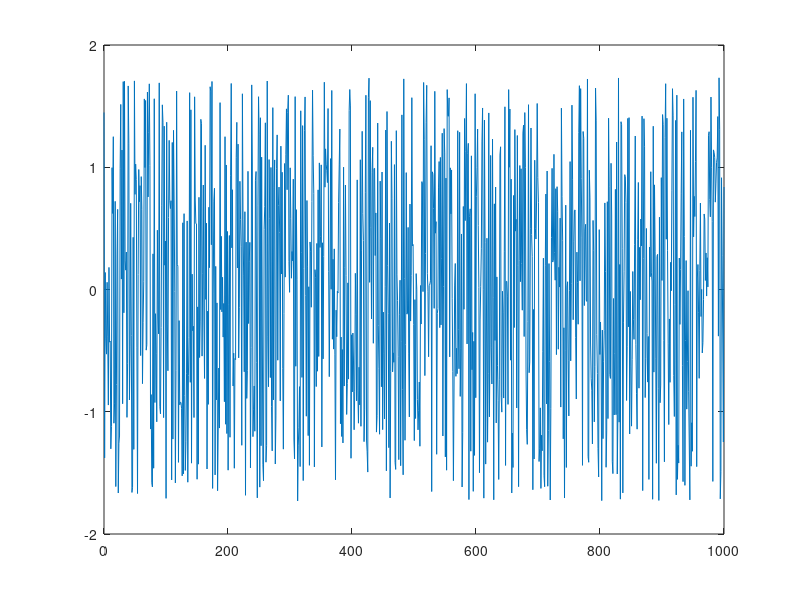
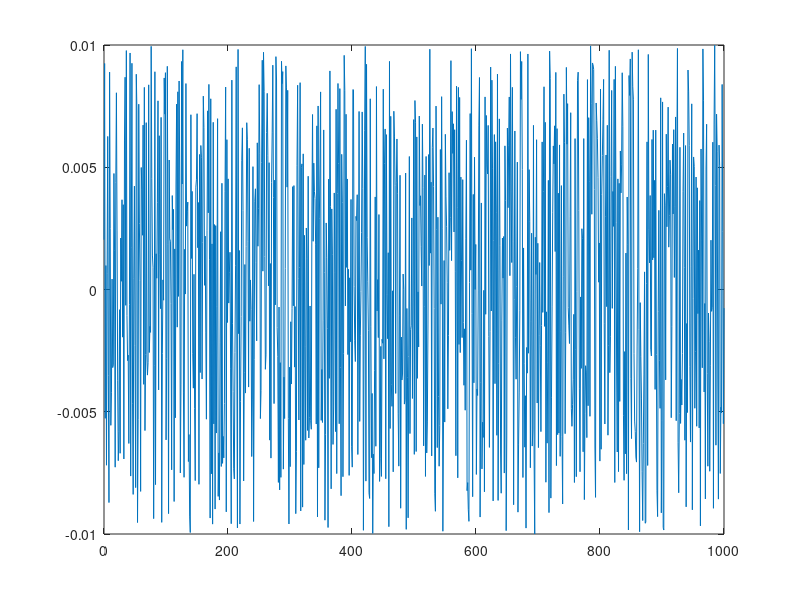
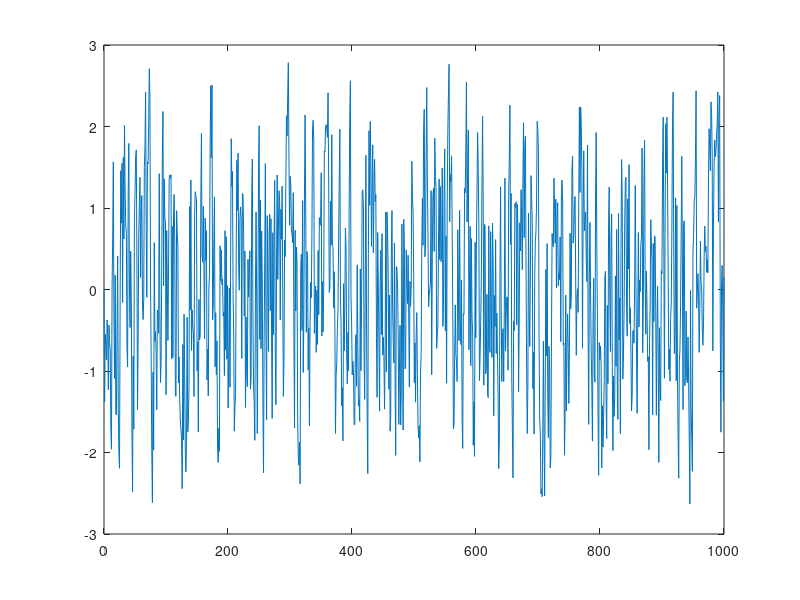
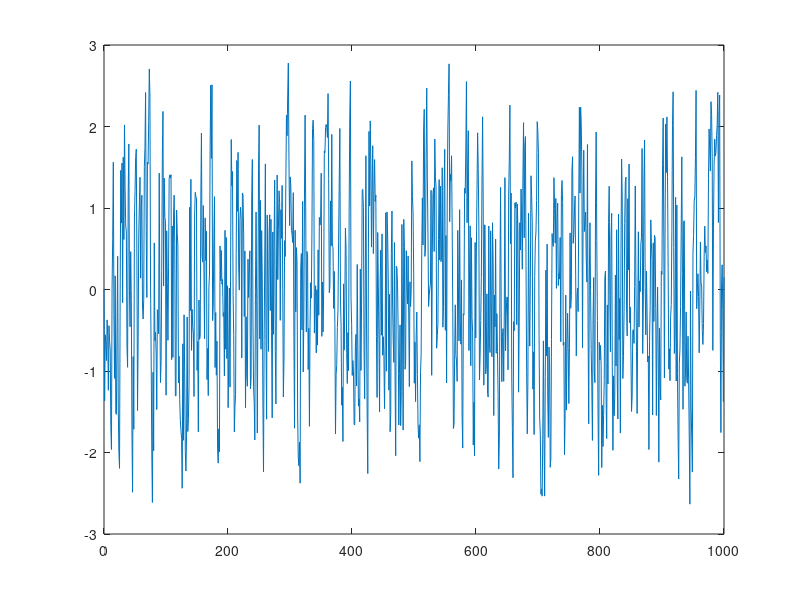

Source code (MATLAB) for these figures, in order:
%Linear Dynamic System with memory
clear all;
close all;
%% Create System
N = 1000; % points
% input function
U = 2 * sqrt(3) * rand(1, N) - sqrt(3); %vector
% noise generate
E = -0.01 + (0.01+0.01)*rand(1,N); %vector
% output function without noise
V = zeros(1,N);
V(1) = 0;
for k = 2:1:N
    V(k) = V(k-1)/2 + U(k);
end
% output function with noise
Y = V + E;
%% Gamma Estimation
GammaN = 100;
GammaDash = zeros(1, GammaN);

for i = 1:1:GammaN
    SUM = 0;
    for k = 1:1:(N-i)
        SUM = SUM + U(k)*Y(k+1);
    end
    GammaDash(i) = SUM/(N-i);
end
%% Plots
% plot input function
plot(linspace(0, N, N), U)
figure
plot(linspace(0, N, N), E)
figure
plot(linspace(0, N, N), V)
figure
plot(linspace(0, N, N), Y)
figure
plot(GammaDash, "rx")